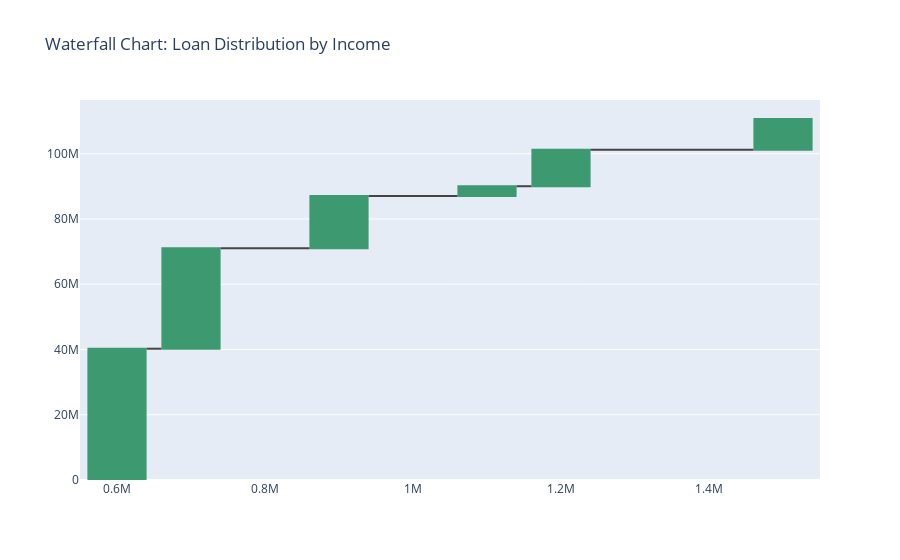

Source (notebook cell):
### Code cell
# 2. Waterfall Chart (Total Loan by Income)
waterfall_data = data.groupby("Income")["Total Loan (Estimated)"] \
    .apply(lambda x: pd.to_numeric(x, errors='coerce').fillna(0).sum())

fig = go.Figure(go.Waterfall(
    name = "Income Loan",
    orientation = "v",
    x = waterfall_data.index,
    y = waterfall_data.values
))
fig.update_layout(title="Waterfall Chart: Loan Distribution by Income")
fig.show()

### Figure 1 — Plotly figure (JSON) as saved in the notebook; plotly's stock layout.template omitted (floating-point values rounded to 4 significant figures)
{"data": [{"name": "Income Loan", "orientation": "v", "type": "waterfall", "x": [600000, 700000, 900000, 1100000, 1200000, 1500000], "y": [40234000, 30763000, 16064000, 2970000, 11140000, 9460000]}], "layout": {"title": {"text": "Waterfall Chart: Loan Distribution by Income"}}}
